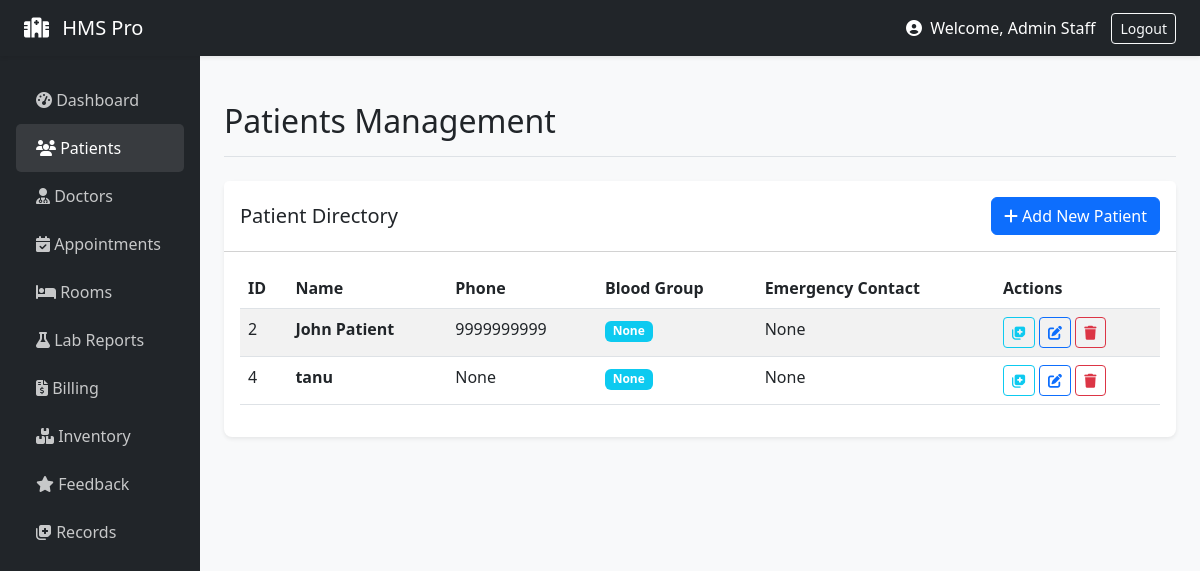
/staff/patients (signed in), run on an earlier commit of the app's database.
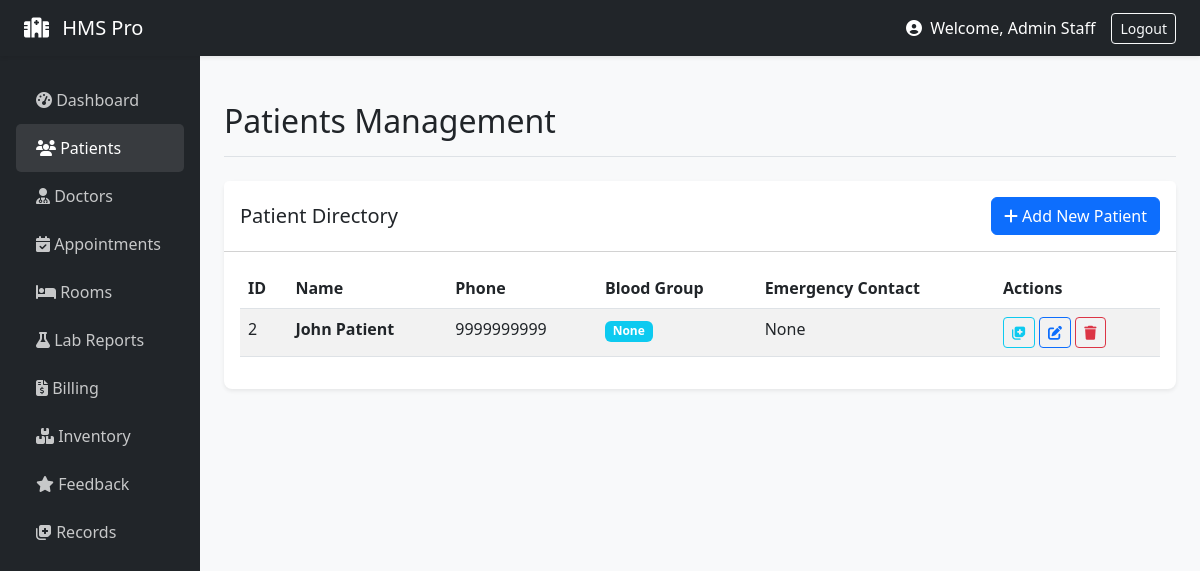
And on a later commit of the database.
### models/__init__.py (models this page shows, shortened)
class User(UserMixin, db.Model):
    id = db.Column(db.Integer, primary_key=True)
    email = db.Column(db.String(120), unique=True, nullable=False)
    name = db.Column(db.String(100), nullable=False)
    role = db.Column(db.String(20), nullable=False)
    password_hash = db.Column(db.String(200), nullable=False)
    age = db.Column(db.Integer)
    gender = db.Column(db.String(10))
    staff_role = db.Column(db.String(50))
    department = db.Column(db.String(50))
    staff_id = db.Column(db.String(20))
    created_at = db.Column(db.DateTime, default=datetime.utcnow)

class Patient(db.Model):
    id = db.Column(db.Integer, primary_key=True)
    user_id = db.Column(db.Integer, db.ForeignKey('user.id'))
    dob = db.Column(db.Date)
    phone = db.Column(db.String(20))
    address = db.Column(db.String(200))
    blood_group = db.Column(db.String(5))
    emergency_contact = db.Column(db.String(20))
    user = db.relationship('User', backref='patient_profile')

### routes/staff.py (the view, shortened to what this page needs)
@staff_bp.route('/patients', methods=['GET', 'POST'])
def patients():
    form = PatientForm()
    page = request.args.get('page', 1, type=int)
    patients = User.query.filter_by(role='patient').paginate(page=page, per_page=20)
    return render_template('patients.html', patients=patients, form=form)

### models/__init__.py (called while the page is built)
@login_manager.user_loader
def load_user(user_id):
    return User.query.get(int(user_id))

### routes/staff.py (called while the page is built)
def staff_required(f):
    @wraps(f)
    def decorated_function(*args, **kwargs):
        if current_user.role != 'staff':
            flash('Staff access only', 'danger')
            return redirect(url_for('auth.login'))
        return f(*args, **kwargs)
    return decorated_function

@staff_bp.before_request
@login_required
@staff_required
def before_request():
    pass

### templates/patients.html (shortened to what this page needs)
{% extends "base.html" %}
{% block page_title %}Patients Management{% endblock %}
{% block content %}
<div class="card">
    <div class="card-header bg-white d-flex justify-content-between align-items-center py-3">
        <h5 class="mb-0">Patient Directory</h5>
        <button type="button" class="btn btn-primary" data-bs-toggle="modal" data-bs-target="#addPatientModal">
            <i class="fas fa-plus"></i> Add New Patient
        </button>
    </div>
    <div class="card-body">
        <table class="table table-striped table-hover datatable w-100">
            <thead>
                <tr>
                    <th>ID</th>
                    <th>Name</th>
                    <th>Phone</th>
                    <th>Blood Group</th>
                    <th>Emergency Contact</th>
                    <th>Actions</th>
                </tr>
            </thead>
            <tbody>
                {% for patient in patients.items %}
                <tr>
                    <td>{{ patient.id }}</td>
                    <td><strong>{{ patient.name }}</strong></td>
                    <td>{{ patient.patient_profile[0].phone if patient.patient_profile else 'N/A' }}</td>
                    <td><span class="badge bg-info">{{ patient.patient_profile[0].blood_group if patient.patient_profile else 'N/A' }}</span></td>
                    <td>{{ patient.patient_profile[0].emergency_contact if patient.patient_profile else 'N/A' }}</td>
                    <td>
                        <a href="{{ url_for('staff.records', patient_id=patient.id) }}" class="btn btn-sm btn-outline-info" title="View Records"><i class="fas fa-notes-medical"></i></a>
                        <a href="#" class="btn btn-sm btn-outline-primary" title="Edit"><i class="fas fa-edit"></i></a>
                        <a href="#" class="btn btn-sm btn-outline-danger" title="Delete"><i class="fas fa-trash"></i></a>
                    </td>
                </tr>
                {% endfor %}
            </tbody>
        </table>
    </div>
</div>
{% endblock %}

What changed in the data, as far as the page shows it:
no longer on this page (row edited): User: id "4", name "tanu", phone "None", blood_group "None", emergency_contact "None"
